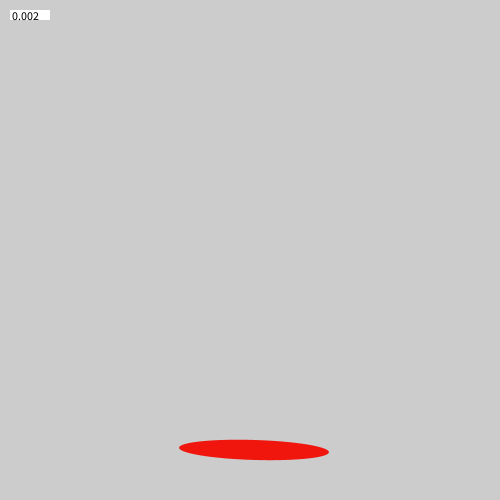
Frame 1 (no input)
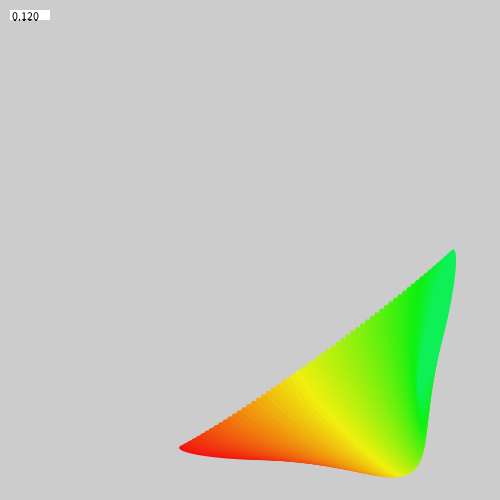
Frame 60 (the mouse pressed at the canvas centre just before this capture)
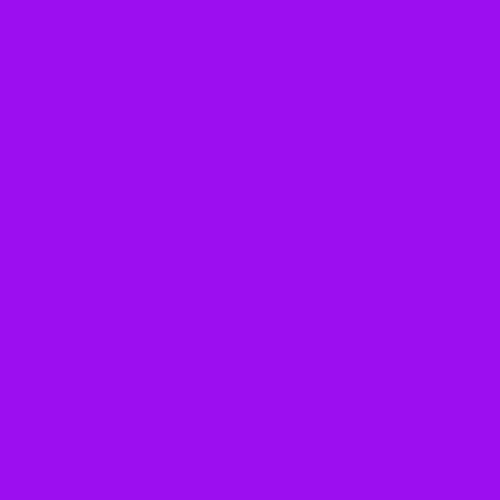
Frame 120 (the mouse held since frame 60 and released just before this capture)

The Processing sketch that drew these frames (run headless with seeded random() and noise(); from frame 60 on, the mouse is pressed at the canvas centre):

// Processing sketch: processing_134176
// ── processing_134176.pde

float a=0;
float as=1.64;
float t=0;
float ts=0.002;
float tshape=10;
float shapesize=200;
float move=15;
void setup(){
  size(500,500);
}
void draw(){
  colorMode(HSB);
  noStroke();
//  background(200);
  t+=ts;
  a+=as;
  fill(255);
  rect(10,10,40,10);
  fill(0);
  text(t,10,20);
  fill(a,240,240);
  pushMatrix();
  translate(shapesize*sin(tshape*t)+250,shapesize*cos(tshape*t)+250);
  rotate(t*move);
  ellipse(0,0,/*sin(30*t)*/150,/*sin(30*t)*/20);
  popMatrix();
  if(a>256){
    a=0;
  }
  if(mousePressed){
  background(a,240,240);
  }
  colorMode(RGB);
}
void keyPressed(){
  if(key=='4'){
    background(60,60,0);
    tshape=10;
    shapesize=100;
  }
  if(key=='3'){
    background(200,0,0);
    tshape=20;
    shapesize=80;
  }
  if(key=='5'){
    background(0,100,0);
    tshape=6.66;
    shapesize=120;
  }
  if(key=='6'){
    background(0,100,100);
    tshape=5;
    shapesize=140;
  }
  if(key=='7'){
    background(150,50,0);
    tshape=4;
    shapesize=160;
  }
  if(key=='8'){
    background(0,0,100);
    tshape=3.33;
    shapesize=180;
  }
  if(key=='9'){
    background(100,0,100);
    tshape=2.8571428;
    shapesize=200;
  }
  if(key=='2'){
    background(0,100,60);
    tshape=40;
    shapesize=100;
  }
  if(key=='1'){
    background(60,0,100);
    tshape=13.333;
    shapesize=100;
  }
  if(key=='0'){
    background(100);
    move=0;
    shapesize=100;
  }else{move=10;}
}
//void mousePressed(){
//background(0);
//}
